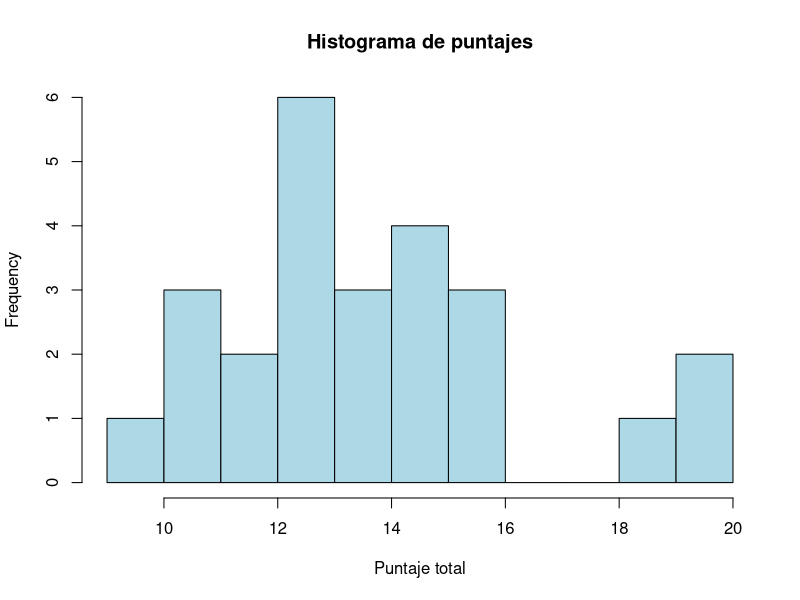
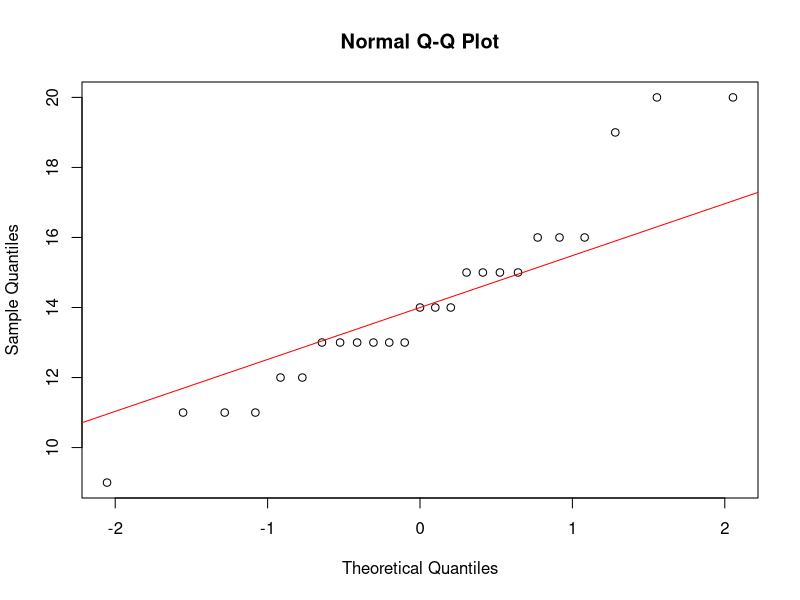

Recreate these plots in R, in order.
## ---- chunk 1
set.seed(2026)
respuestas <- matrix(sample(0:1, 25*27, replace=TRUE), nrow=25, ncol=27)
colnames(respuestas) <- paste0("Q", 1:27)
rownames(respuestas) <- paste0("Est", 1:25)
head(respuestas)
## ---- chunk 2
puntajes <- rowSums(respuestas)
puntajes
## ---- chunk 3
hist(puntajes, breaks=10, main="Histograma de puntajes", xlab="Puntaje total", col="lightblue")

qqnorm(puntajes)
qqline(puntajes, col="red")
## ---- chunk 4
shapiro.test(puntajes)
## ---- chunk 5
ks.test(puntajes, "pnorm", mean(puntajes), sd(puntajes))
